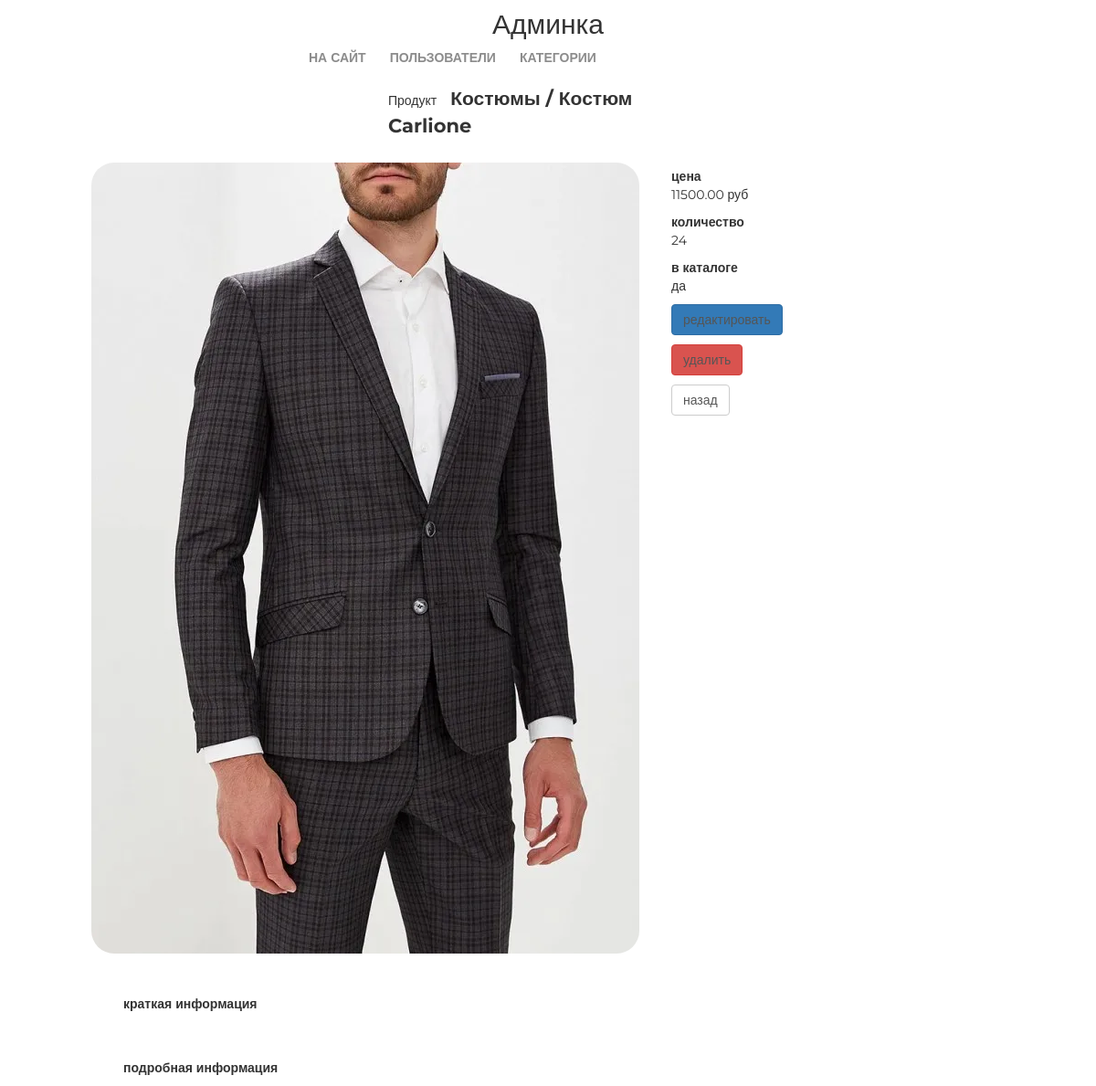
Screenshot of /product/2/ with the database file from the repository.
### mainapp/models.py (models this page shows)
class Product(models.Model):
    category = models.ForeignKey(ProductCategory, verbose_name='категория продукта', on_delete=models.CASCADE)
    name = models.CharField('имя продукта', max_length=128)
    image = models.ImageField(upload_to='products_images', blank=True)
    short_desc = models.CharField('краткое описание', max_length=64, blank=True)
    desc = models.TextField('описание товара', blank=True)
    price = models.DecimalField('цена продукта', max_digits=8, decimal_places=2, default=0)
    quantity = models.PositiveIntegerField('количество на складе', default=0)
    is_active = models.BooleanField(default=True)

class ProductCategory(models.Model):
    name = models.CharField('имя категории', max_length=64)
    description = models.TextField('описание категории', blank=True)
    is_active = models.BooleanField(default=True)

### mainapp/views.py (the view)
class ProductDetailView(DetailView, PageTitleMixin, ):
    model = Product
    pk_url_kwarg = 'pk'

### basketapp/context_processors.py (called while the page is built)
def basket(request):
    if request.user.is_authenticated:
        basket = request.user.basket.all()
    else:
        basket = []
    return {
        'basket':basket,
    }

### mainapp/context_processors.py (called while the page is built)
def menu(request):
    menu = ProductCategory.objects.filter(is_active=True)
    return {
        'categories': menu,
    }

### mainapp/templatetags/my_tags.py (called while the page is built)
def media_folder_products(string):
    if not string:
        string = 'products_images/default.jpg'
    return f'{settings.MEDIA_URL}{string}'

### adminapp/templates/mainapp/product_detail.html (shortened to what this page needs)
{% extends 'adminapp/base.html' %}
{% load static %}
{% load my_tags %}
{% block container %}
    <div class="product_read">
        <div class="product_name">
            Продукт<strong>{{ object.category.name|title }} /
            {{ object.name|title }}</strong>
        </div>
        <img src="{{ object.image|media_folder_products }}"
             alt="{{ object.name }}">
        <div class="summary">
            <b>цена</b>
            <p>{{ object.price }} руб</p>
            <b>количество</b>
            <p>{{ object.quantity }}</p>
            <b>в каталоге</b>
            <p>{% if object.is_active %}да{% else %}нет{% endif %}</p>
            <p>
                <a href="{% url 'my_admin:product_update' object.pk %}"
                   class="btn btn-primary">
                    редактировать
                </a>
            </p>
            <p>
                <a href="{% url 'my_admin:product_delete' object.pk %}"
                   class="btn btn-danger">
                    удалить
                </a>
            </p>
            <p>
                <a href="{% url 'my_admin:category_products' object.category.pk %}"
                   class="btn btn-default">
                    назад
                </a>
            </p>
        </div>
        <div class="product_desc">
            <b>краткая информация</b>
            <br><br>
            <b>подробная информация</b>
        </div>
    </div>
{% endblock %}

### static/css/style.css (style rules this page uses)
* { margin: 0; padding: 0; }
body { font-family: 'Montserrat', sans-serif; }
html, body { height: 100%; }
.product_read { margin: 0 auto; width: 1000px; height: 600px; }
.product_read img { display: block; float:left; margin-top: 25px; border-radius: 25px; }
.product_read .product_name { display: block; margin: 0 auto; width: 350px; }
.product_read .summary { display: block; float: left; margin-left: 35px; margin-top: 30px; width: 150px; }
.product_read .product_desc { display: block; float: left; margin-left: 35px; margin-top: 45px; width: 400px; }
.product_read strong { font-size: 150%; margin-left: 15px; }
.product_read a { color: #555; text-decoration: none; }

### rows the page displays
Product: category.name "Костюмы", name "Костюм Carlione", image|media_folder_products (picture), price "11500.00", quantity "24"
